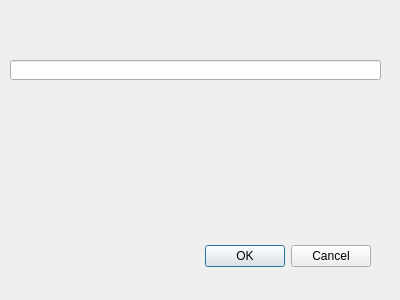
<?xml version="1.0" encoding="UTF-8"?>
<ui version="4.0">
 <class>Dialog</class>
 <widget class="QDialog" name="Dialog">
  <property name="geometry">
   <rect>
    <x>0</x>
    <y>0</y>
    <width>400</width>
    <height>300</height>
   </rect>
  </property>
  <property name="windowTitle">
   <string>Dialog</string>
  </property>
  <widget class="QDialogButtonBox" name="buttonBox">
   <property name="geometry">
    <rect>
     <x>30</x>
     <y>240</y>
     <width>341</width>
     <height>32</height>
    </rect>
   </property>
   <property name="orientation">
    <enum>Qt::Horizontal</enum>
   </property>
   <property name="standardButtons">
    <set>QDialogButtonBox::Cancel|QDialogButtonBox::Ok</set>
   </property>
  </widget>
  <widget class="QLineEdit" name="EnterTableName">
   <property name="geometry">
    <rect>
     <x>10</x>
     <y>60</y>
     <width>371</width>
     <height>20</height>
    </rect>
   </property>
  </widget>
 </widget>
 <resources/>
 <connections>
  <connection>
   <sender>buttonBox</sender>
   <signal>accepted()</signal>
   <receiver>Dialog</receiver>
   <slot>accept()</slot>
   <hints>
    <hint type="sourcelabel">
     <x>248</x>
     <y>254</y>
    </hint>
    <hint type="destinationlabel">
     <x>157</x>
     <y>274</y>
    </hint>
   </hints>
  </connection>
  <connection>
   <sender>buttonBox</sender>
   <signal>rejected()</signal>
   <receiver>Dialog</receiver>
   <slot>reject()</slot>
   <hints>
    <hint type="sourcelabel">
     <x>316</x>
     <y>260</y>
    </hint>
    <hint type="destinationlabel">
     <x>286</x>
     <y>274</y>
    </hint>
   </hints>
  </connection>
 </connections>
</ui>
